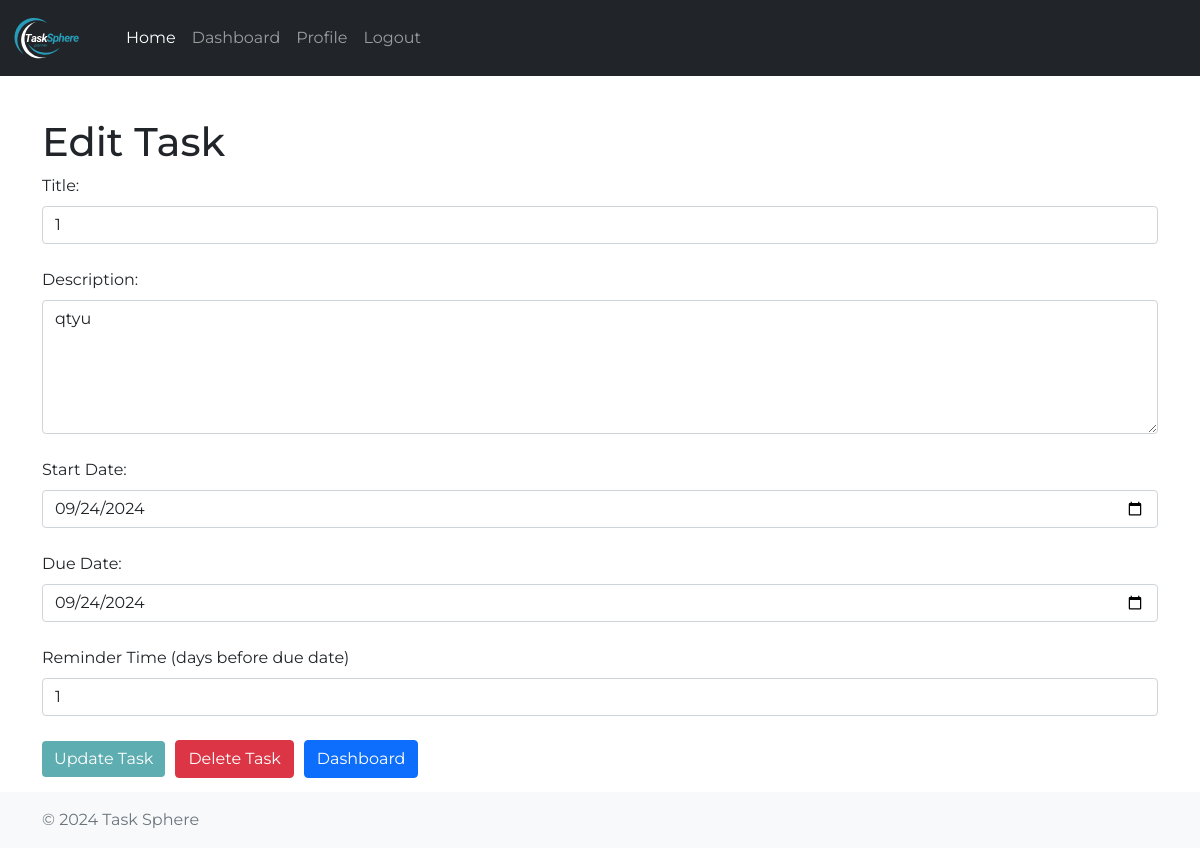
The page /edit_task/2 (signed in) on the database its author committed.
### app/models.py (models this page shows, shortened)
class Task(db.Model):
	id = db.Column(db.Integer, primary_key=True, autoincrement=True)
	title = db.Column(db.String(100), nullable=False)
	description = db.Column(db.String(500), nullable=False)
	start_date = db.Column(db.DateTime, nullable=False, default=datetime.utcnow)
	due_date = db.Column(db.DateTime)
	completed = db.Column(db.Boolean, default=False)
	user_id = db.Column(db.Integer, db.ForeignKey('user.id'), nullable=False)
	reminders = db.relationship('Reminder', backref='task', cascade='all, delete-orphan', passive_deletes=True)

### app/routes.py (the view, shortened to what this page needs)
@auth_bp.route('/edit_task/<int:task_id>', methods=['GET', 'POST'])
@login_required
def edit_task(task_id):
	task = Task.query.get_or_404(task_id)
	if task.user_id != current_user.id:
		flash('You are not authorized to edit this task,', 'danger')
		return redirect(url_for('auth.dashboard'))
	form = TaskForm(obj=task)
	if form.errors:
		print("Form Errors:", form.errors)
	return render_template('edit_task.html', form=form, task=task)

### app/forms.py
class TaskForm(FlaskForm):
	title = StringField('Title: ', validators=[DataRequired()])
	description = StringField('Description: ', validators=[DataRequired()])
	start_date = DateTimeField('Start Date: ', format='%Y-%m-%d', validators=[DataRequired()])
	due_date = DateTimeField('Due Date: ', format='%Y-%m-%d', validators=[DataRequired()])
	completed = BooleanField('Task completed: ')
	reminder_time = IntegerField('Reminder Time (days before due date)',  default=1, validators=[DataRequired()])
	submit = SubmitField('Add Task')

### app/__init__.py (called while the page is built)
def create_app():
    app = Flask(__name__, static_folder='templates/static')
    app.config.from_object('config.Config')
    db.init_app(app)
    migrate.init_app(app, db)
    login_manager.init_app(app)
    mail.init_app(app)
    login_manager.login_view = 'auth.login'
    @login_manager.user_loader
    def load_user(user_id):
        from app.models import User
        return User.query.get(int(user_id))
    from app.routes import auth_bp
    app.register_blueprint(auth_bp, url_prefix='/')
    app.config.update(
        CELERY_BROKER_URL='redis://localhost:6379/0',
        CELERY_RESULT_BACKEND='redis://localhost:6379/0'
    )
    celery = make_celery(app)
    mail.init_app(app)
    return app

### app/templates/edit_task.html (shortened to what this page needs)
{% extends 'base.html' %}
{% block content %}
<br><br>
<h1>Edit Task</h1>
<form method="post" action="{{ url_for('auth.edit_task', task_id=task.id) }}">
    <div>
            {{ form.title.label(class="form-label") }}<br>
            {{ form.title(class="form-control") }}<br>
        </div>
        <div>
            {{ form.description.label(class="form-label") }}<br>
            <textarea class="form-control" name="description" id="description" rows="5" cols="50">{{ form.description.data if form.description.data else '' }}</textarea><br>
        </div>
        <div>
            {{ form.start_date.label(class="form-label") }}<br>
            <input class="form-control" type="date" name="start_date" id="start_date" value="{{ form.start_date.data.strftime('%Y-%m-%d') if form.start_date.data else '' }}"><br>
        </div>
        <div>
            {{ form.due_date.label(class="form-label") }}<br>
            <input class="form-control" type="date" name="due_date" id="due_date" value="{{ form.due_date.data.strftime('%Y-%m-%d') if form.due_date.data else '' }}"><br>
        </div>
        <div>
            {{ form.reminder_time.label(class="form-label") }}<br>
            {{ form.reminder_time(class="form-control") }}<br>
        </div>
        <div class="d-flex justify-content-start align-items-center">
            <form method="post" action="{{ url_for('auth.edit_task', task_id=task.id) }}">
                <button class="btn bt btn-secondary" type="submit"  style="margin-right: 10px;">Update Task</button>
            </form>
            <form method="POST" action="{{ url_for('auth.delete_task', task_id=task.id) }}" style="margin-right: 10px;">
                <button class="btn btn-danger" type="submit" onclick="return confirm('Are you sure you want to delete this task?')">Delete Task</button>
            </form>
            <a href="{{ url_for('auth.dashboard') }}">
                <button class="btn btn-primary" type="button">Dashboard</button>
            </a>
        </div>
 </form>
{% endblock %}

### app/templates/static/css/hero.css (style rules this page uses)
body { font-family: 'Montserrat', sans-serif; }
html, body { overflow-x: hidden; }
.bt { background-color: #5eadb0; border: none; color: #fff; }

### rows shown on the page
Task: description "qtyu", start_date "09/24/2024", due_date "09/24/2024"
